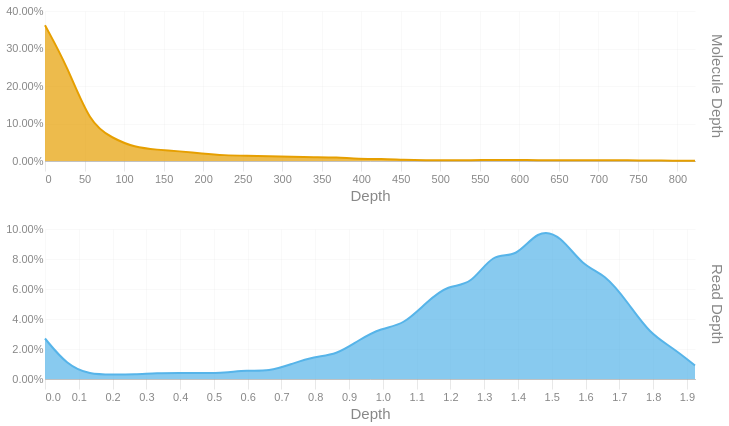

Notebook code cell kept with this figure:
### Code cell
readdep = depth_hist(tb['Read Depth'], q99, 3)
readdep = readdep.with_columns(pl.lit('Read Depth').alias('Metric'))
if not SKIPLR:
    moldep = depth_hist(tb['Molecule Depth'], mol_q99, 1)
    moldep = moldep.with_columns(pl.lit('Molecule Depth').alias('Metric'))
    _hist = pl.concat([readdep, moldep])
    _hist = _hist.filter(pl.col('Proportion') != 0)
    with SafeRender(_hist):
        (
            alt.Chart(_hist)        
            .mark_area(interpolate = "basis")
            .encode(
                x=alt.X('Bin:Q').scale(domainMin=0).axis(alt.Axis(title='Depth')),
                y = alt.Y('Proportion:Q', title = None).axis(format = '.2%'),
                color = alt.Color('Metric:N').legend(None),
                row = alt.Row("Metric:N").header(title = None, labelOrient = 'right'),
                tooltip = [
                    alt.Tooltip("Metric:N", title = "Metric"),
                    alt.Tooltip('Interval:N', title = "Depth Interval"),
                    alt.Tooltip('Proportion:Q', title = "% Alignments").format('.2%')
                ]
            )
            .resolve_scale(x='independent', y='independent')
            .properties(
                height = 150, width = 650,
                usermeta={'embedOptions': {'downloadFileName': f'{samplename}.depth.hist'}}
            )
        ).display()
else:
    readdep = readdep.filter(pl.col('Proportion') != 0)
    with SafeRender(readdep):
        (
            alt.Chart(readdep)        
            .mark_area(interpolate = "basis")
            .encode(
                x=alt.X('Bin:Q').scale(domainMin=0).axis(alt.Axis(title='Depth')),
                y = alt.Y('Proportion:Q', title = None).axis(format = '.2%'),
                tooltip = [
                    alt.Tooltip('Interval:N', title = "Depth Interval"),
                    alt.Tooltip('Proportion:Q', title = "% Alignments").format('.2%')
                ]
            )
            .properties(
                usermeta={'embedOptions': {'downloadFileName': f'{samplename}.depth.hist'}}
            )
        ).display()

### Figure 1 — Vega-Lite specification as saved in the notebook (floating-point values rounded to 4 significant figures)
{"width": 650, "height": 150, "config": {"title": {"anchor": "start", "dy": -15, "fontSize": 18, "color": "#888888", "subtitleColor": "#888888", "subtitleFontSize": 14}, "arc": {"fill": "#0072B2"}, "axis": {"domainColor": "#888888", "domainWidth": 0.5, "gridWidth": 0.2, "grid": false, "titleFontWeight": 400, "titleFontSize": 15, "labelFontSize": 11, "labelColor": "#888888", "tickColor": "#888888", "tickWidth": 0.2, "titleColor": "#888888"}, "axisBand": {"grid": false}, "axisX": {"grid": true, "tickSize": 10, "domainCap": "round"}, "axisY": {"domain": false, "grid": true, "tickSize": 0, "domainCap": "round"}, "background": "transparent", "header": {"labelFontSize": 15, "labelColor": "#888888", "titleFontSize": 15, "titleFontWeight": 600, "titleColor": "#888888"}, "legend": {"labelFont": "sans-serif", "labelFontSize": 12, "labelColor": "#888888", "symbolSize": 100, "symbolType": "circle", "titleFontSize": 12, "titlePadding": 10, "titleColor": "#888888", "title": null}, "range": {"category": ["#E69F00", "#56B4E9", "#009E73", "#F0E442", "#0072B2", "#D55E00", "#CC79A7", "#000000"], "diverging": ["#cfe8f3", "#a2d4ec", "#73bfe2", "#46abdb", "#1696d2", "#12719e"]}, "area": {"fill": "#0072B2", "fillOpacity": 0.7, "line": true, "strokeOpacity": 0.7}, "line": {"color": "#0072B2", "stroke": "#0072B2", "strokeWidth": 2}, "trail": {"color": "#0072B2", "stroke": "#0072B2", "strokeWidth": 0, "size": 1}, "point": {"filled": true, "fillOpacity": 1.0, "size": 95}, "text": {"color": "#888888", "fontSize": 11, "align": "right", "fontWeight": 400, "size": 11}, "bar": {"fill": "#0072B2", "stroke": null}, "view": {"stroke": null, "continuousWidth": 660, "continuousHeight": 400}}, "data": {"name": "data-a3215261568552c2dbca52f4e2953cab"}, "mark": {"type": "area", "interpolate": "basis"}, "encoding": {"color": {"field": "Metric", "legend": null, "type": "nominal"}, "row": {"field": "Metric", "header": {"title": null, "labelOrient": "right"}, "type": "nominal"}, "tooltip": [{"field": "Metric", "title": "Metric", "type": "nominal"}, {"field": "Interval", "title": "Depth Interval", "type": "nominal"}, {"field": "Proportion", "format": ".2%", "title": "% Alignments", "type": "quantitative"}], "x": {"axis": {"title": "Depth"}, "field": "Bin", "scale": {"domainMin": 0}, "type": "quantitative"}, "y": {"axis": {"format": ".2%"}, "field": "Proportion", "title": null, "type": "quantitative"}}, "resolve": {"scale": {"x": "independent", "y": "independent"}}, "usermeta": {"embedOptions": {"downloadFileName": "S5_Hudson_1177.depth.hist"}}, "$schema": "https://vega.github.io/schema/vega-lite/v6.1.0.json", "datasets": {"data-a3215261568552c2dbca52f4e2953cab": [{"Bin": 0.0, "Interval": "0.0-0.066", "Proportion": 0.027, "Metric": "Read Depth"}, {"Bin": 0.066, "Interval": "0.066-0.133", "Proportion": 0.009, "Metric": "Read Depth"}, {"Bin": 0.133, "Interval": "0.133-0.199", "Proportion": 0.003, "Metric": "Read Depth"}, {"Bin": 0.199, "Interval": "0.199-0.265", "Proportion": 0.003, "Metric": "Read Depth"}, {"Bin": 0.265, "Interval": "0.265-0.332", "Proportion": 0.003, "Metric": "Read Depth"}, {"Bin": 0.332, "Interval": "0.332-0.398", "Proportion": 0.004, "Metric": "Read Depth"}, {"Bin": 0.398, "Interval": "0.398-0.464", "Proportion": 0.004, "Metric": "Read Depth"}, {"Bin": 0.464, "Interval": "0.464-0.531", "Proportion": 0.004, "Metric": "Read Depth"}, {"Bin": 0.531, "Interval": "0.531-0.597", "Proportion": 0.004, "Metric": "Read Depth"}, {"Bin": 0.597, "Interval": "0.597-0.663", "Proportion": 0.006, "Metric": "Read Depth"}, {"Bin": 0.663, "Interval": "0.663-0.73", "Proportion": 0.005, "Metric": "Read Depth"}, {"Bin": 0.73, "Interval": "0.73-0.796", "Proportion": 0.01, "Metric": "Read Depth"}, {"Bin": 0.796, "Interval": "0.796-0.862", "Proportion": 0.015, "Metric": "Read Depth"}, {"Bin": 0.862, "Interval": "0.862-0.929", "Proportion": 0.016, "Metric": "Read Depth"}, {"Bin": 0.929, "Interval": "0.929-0.995", "Proportion": 0.026, "Metric": "Read Depth"}, {"Bin": 0.995, "Interval": "0.995-1.061", "Proportion": 0.034, "Metric": "Read Depth"}, {"Bin": 1.061, "Interval": "1.061-1.128", "Proportion": 0.036, "Metric": "Read Depth"}, {"Bin": 1.128, "Interval": "1.128-1.194", "Proportion": 0.051, "Metric": "Read Depth"}, {"Bin": 1.194, "Interval": "1.194-1.26", "Proportion": 0.063, "Metric": "Read Depth"}, {"Bin": 1.26, "Interval": "1.26-1.327", "Proportion": 0.062, "Metric": "Read Depth"}, {"Bin": 1.327, "Interval": "1.327-1.393", "Proportion": 0.085, "Metric": "Read Depth"}, {"Bin": 1.393, "Interval": "1.393-1.459", "Proportion": 0.08, "Metric": "Read Depth"}, {"Bin": 1.459, "Interval": "1.459-1.526", "Proportion": 0.1, "Metric": "Read Depth"}, {"Bin": 1.526, "Interval": "1.526-1.592", "Proportion": 0.096, "Metric": "Read Depth"}, {"Bin": 1.592, "Interval": "1.592-1.658", "Proportion": 0.075, "Metric": "Read Depth"}, {"Bin": 1.658, "Interval": "1.658-1.725", "Proportion": 0.07, "Metric": "Read Depth"}, {"Bin": 1.725, "Interval": "1.725-1.791", "Proportion": 0.051, "Metric": "Read Depth"}, {"Bin": 1.791, "Interval": "1.791-1.857", "Proportion": 0.03, "Metric": "Read Depth"}, {"Bin": 1.857, "Interval": "1.857-1.924", "Proportion": 0.021, "Metric": "Read Depth"}, {"Bin": 1.924, "Interval": "1.924-1.99", "Proportion": 0.009, "Metric": "Read Depth"}, {"Bin": 0.0, "Interval": "0.0-28.4", "Proportion": 0.362, "Metric": "Molecule Depth"}, {"Bin": 28.4, "Interval": "28.4-56.7", "Proportion": 0.252, "Metric": "Molecule Depth"}, {"Bin": 56.7, "Interval": "56.7-85.1", "Proportion": 0.1, "Metric": "Molecule Depth"}, {"Bin": 85.1, "Interval": "85.1-113.4", "Proportion": 0.061, "Metric": "Molecule Depth"}, {"Bin": 113.4, "Interval": "113.4-141.8", "Proportion": 0.036, "Metric": "Molecule Depth"}, {"Bin": 141.8, "Interval": "141.8-170.1", "Proportion": 0.03, "Metric": "Molecule Depth"}, {"Bin": 170.1, "Interval": "170.1-198.5", "Proportion": 0.026, "Metric": "Molecule Depth"}, {"Bin": 198.5, "Interval": "198.5-226.8", "Proportion": 0.02, "Metric": "Molecule Depth"}, {"Bin": 226.8, "Interval": "226.8-255.2", "Proportion": 0.015, "Metric": "Molecule Depth"}, {"Bin": 255.2, "Interval": "255.2-283.5", "Proportion": 0.014, "Metric": "Molecule Depth"}, {"Bin": 283.5, "Interval": "283.5-311.9", "Proportion": 0.013, "Metric": "Molecule Depth"}, {"Bin": 311.9, "Interval": "311.9-340.2", "Proportion": 0.011, "Metric": "Molecule Depth"}, {"Bin": 340.2, "Interval": "340.2-368.6", "Proportion": 0.01, "Metric": "Molecule Depth"}, {"Bin": 368.6, "Interval": "368.6-396.9", "Proportion": 0.01, "Metric": "Molecule Depth"}, {"Bin": 396.9, "Interval": "396.9-425.3", "Proportion": 0.005, "Metric": "Molecule Depth"}, {"Bin": 425.3, "Interval": "425.3-453.6", "Proportion": 0.006, "Metric": "Molecule Depth"}, {"Bin": 453.6, "Interval": "453.6-482.0", "Proportion": 0.003, "Metric": "Molecule Depth"}, {"Bin": 482.0, "Interval": "482.0-510.3", "Proportion": 0.002, "Metric": "Molecule Depth"}, {"Bin": 510.3, "Interval": "510.3-538.7", "Proportion": 0.002, "Metric": "Molecule Depth"}, {"Bin": 538.7, "Interval": "538.7-567.0", "Proportion": 0.002, "Metric": "Molecule Depth"}, {"Bin": 567.0, "Interval": "567.0-595.4", "Proportion": 0.003, "Metric": "Molecule Depth"}, {"Bin": 595.4, "Interval": "595.4-623.7", "Proportion": 0.003, "Metric": "Molecule Depth"}, {"Bin": 623.7, "Interval": "623.7-652.1", "Proportion": 0.002, "Metric": "Molecule Depth"}, {"Bin": 652.1, "Interval": "652.1-680.4", "Proportion": 0.002, "Metric": "Molecule Depth"}, {"Bin": 680.4, "Interval": "680.4-708.8", "Proportion": 0.002, "Metric": "Molecule Depth"}, {"Bin": 708.8, "Interval": "708.8-737.1", "Proportion": 0.002, "Metric": "Molecule Depth"}, {"Bin": 737.1, "Interval": "737.1-765.5", "Proportion": 0.002, "Metric": "Molecule Depth"}, {"Bin": 765.5, "Interval": "765.5-793.8", "Proportion": 0.001, "Metric": "Molecule Depth"}, {"Bin": 793.8, "Interval": "793.8-822.2", "Proportion": 0.001, "Metric": "Molecule Depth"}, {"Bin": 822.2, "Interval": "822.2-850.51", "Proportion": 0.001, "Metric": "Molecule Depth"}]}}
